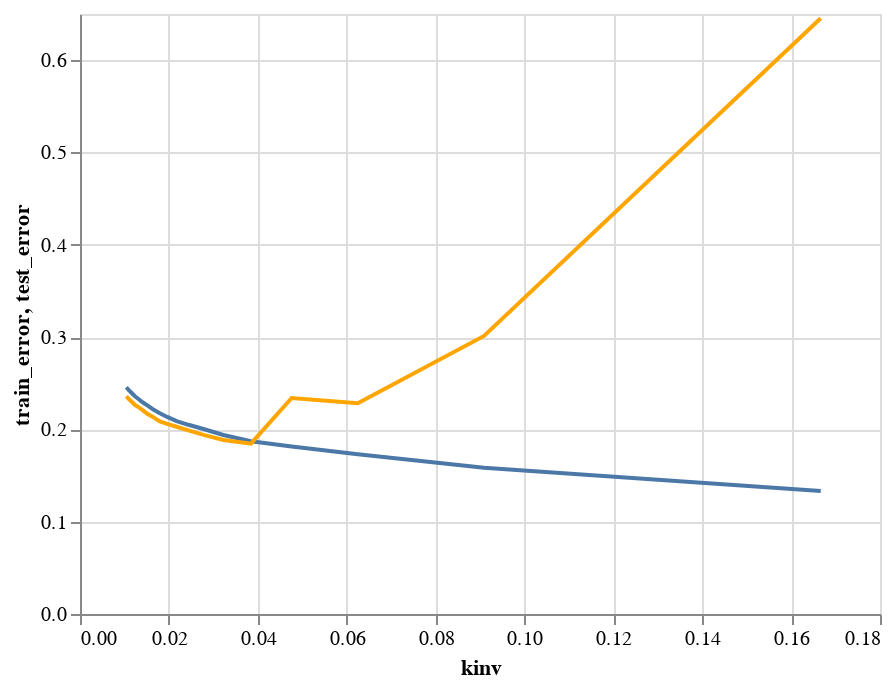

Notebook source saved alongside this figure:
### Code cell
ctrain+ctest

### Figure 1 — Vega-Lite specification as saved in the notebook (floating-point values rounded to 4 significant figures)
{"config": {"view": {"continuousWidth": 400, "continuousHeight": 300}}, "layer": [{"mark": "line", "encoding": {"x": {"field": "kinv", "type": "quantitative"}, "y": {"field": "train_error", "type": "quantitative"}}}, {"mark": {"type": "line", "color": "orange"}, "encoding": {"x": {"field": "kinv", "type": "quantitative"}, "y": {"field": "test_error", "type": "quantitative"}}}], "data": {"name": "data-3044994c47e44cc1ef5199be0a9aad2b"}, "$schema": "https://vega.github.io/schema/vega-lite/v4.17.0.json", "datasets": {"data-3044994c47e44cc1ef5199be0a9aad2b": [{"k": 6, "train_error": 0.1332, "test_error": 0.6455, "kinv": 0.1667}, {"k": 11, "train_error": 0.1586, "test_error": 0.3012, "kinv": 0.09091}, {"k": 16, "train_error": 0.173, "test_error": 0.2284, "kinv": 0.0625}, {"k": 21, "train_error": 0.1814, "test_error": 0.234, "kinv": 0.04762}, {"k": 26, "train_error": 0.1872, "test_error": 0.1845, "kinv": 0.03846}, {"k": 31, "train_error": 0.1939, "test_error": 0.1885, "kinv": 0.03226}, {"k": 36, "train_error": 0.2004, "test_error": 0.194, "kinv": 0.02778}, {"k": 41, "train_error": 0.205, "test_error": 0.1988, "kinv": 0.02439}, {"k": 46, "train_error": 0.2089, "test_error": 0.2029, "kinv": 0.02174}, {"k": 51, "train_error": 0.2135, "test_error": 0.2059, "kinv": 0.01961}, {"k": 56, "train_error": 0.2178, "test_error": 0.2089, "kinv": 0.01786}, {"k": 61, "train_error": 0.2218, "test_error": 0.2135, "kinv": 0.01639}, {"k": 66, "train_error": 0.2259, "test_error": 0.2168, "kinv": 0.01515}, {"k": 71, "train_error": 0.2294, "test_error": 0.2209, "kinv": 0.01408}, {"k": 76, "train_error": 0.233, "test_error": 0.2241, "kinv": 0.01316}, {"k": 81, "train_error": 0.2359, "test_error": 0.2265, "kinv": 0.01235}, {"k": 86, "train_error": 0.2394, "test_error": 0.23, "kinv": 0.01163}, {"k": 91, "train_error": 0.2425, "test_error": 0.2329, "kinv": 0.01099}, {"k": 96, "train_error": 0.2457, "test_error": 0.2359, "kinv": 0.01042}]}}
